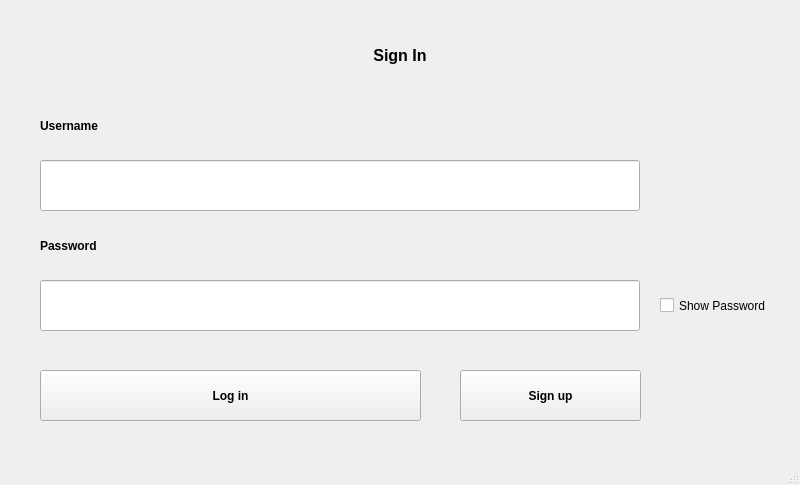
<?xml version="1.0" encoding="UTF-8"?>
<ui version="4.0">
 <class>LoginWindow</class>
 <widget class="QMainWindow" name="LoginWindow">
  <property name="geometry">
   <rect>
    <x>0</x>
    <y>0</y>
    <width>800</width>
    <height>485</height>
   </rect>
  </property>
  <property name="windowTitle">
   <string>MainWindow</string>
  </property>
  <widget class="QWidget" name="centralwidget">
   <widget class="QPushButton" name="SignInButton">
    <property name="geometry">
     <rect>
      <x>40</x>
      <y>370</y>
      <width>381</width>
      <height>51</height>
     </rect>
    </property>
    <property name="font">
     <font>
      <pointsize>9</pointsize>
      <weight>75</weight>
      <bold>true</bold>
     </font>
    </property>
    <property name="text">
     <string>Log in</string>
    </property>
   </widget>
   <widget class="QLineEdit" name="UserNameLineEdit">
    <property name="geometry">
     <rect>
      <x>40</x>
      <y>160</y>
      <width>600</width>
      <height>51</height>
     </rect>
    </property>
    <property name="font">
     <font>
      <pointsize>9</pointsize>
     </font>
    </property>
   </widget>
   <widget class="QLineEdit" name="PasswordLineEdit">
    <property name="geometry">
     <rect>
      <x>40</x>
      <y>280</y>
      <width>600</width>
      <height>51</height>
     </rect>
    </property>
    <property name="font">
     <font>
      <pointsize>9</pointsize>
     </font>
    </property>
   </widget>
   <widget class="QLabel" name="SignInLabel">
    <property name="geometry">
     <rect>
      <x>100</x>
      <y>20</y>
      <width>600</width>
      <height>71</height>
     </rect>
    </property>
    <property name="font">
     <font>
      <pointsize>12</pointsize>
      <weight>75</weight>
      <bold>true</bold>
     </font>
    </property>
    <property name="text">
     <string>Sign In</string>
    </property>
    <property name="alignment">
     <set>Qt::AlignCenter</set>
    </property>
   </widget>
   <widget class="QLabel" name="UsernameLabel">
    <property name="geometry">
     <rect>
      <x>40</x>
      <y>110</y>
      <width>171</width>
      <height>31</height>
     </rect>
    </property>
    <property name="font">
     <font>
      <pointsize>9</pointsize>
      <weight>75</weight>
      <bold>true</bold>
     </font>
    </property>
    <property name="text">
     <string>Username</string>
    </property>
   </widget>
   <widget class="QLabel" name="PasswordLabel">
    <property name="geometry">
     <rect>
      <x>40</x>
      <y>230</y>
      <width>171</width>
      <height>31</height>
     </rect>
    </property>
    <property name="font">
     <font>
      <pointsize>9</pointsize>
      <weight>75</weight>
      <bold>true</bold>
     </font>
    </property>
    <property name="text">
     <string>Password</string>
    </property>
   </widget>
   <widget class="QPushButton" name="SignUpButton">
    <property name="geometry">
     <rect>
      <x>460</x>
      <y>370</y>
      <width>181</width>
      <height>51</height>
     </rect>
    </property>
    <property name="font">
     <font>
      <pointsize>9</pointsize>
      <weight>75</weight>
      <bold>true</bold>
     </font>
    </property>
    <property name="text">
     <string>Sign up</string>
    </property>
   </widget>
   <widget class="QCheckBox" name="ShowPasswordCheckBox">
    <property name="geometry">
     <rect>
      <x>660</x>
      <y>280</y>
      <width>111</width>
      <height>51</height>
     </rect>
    </property>
    <property name="text">
     <string>Show Password</string>
    </property>
   </widget>
  </widget>
  <widget class="QMenuBar" name="menubar">
   <property name="geometry">
    <rect>
     <x>0</x>
     <y>0</y>
     <width>800</width>
     <height>21</height>
    </rect>
   </property>
  </widget>
  <widget class="QStatusBar" name="statusbar"/>
 </widget>
 <resources/>
 <connections/>
</ui>
